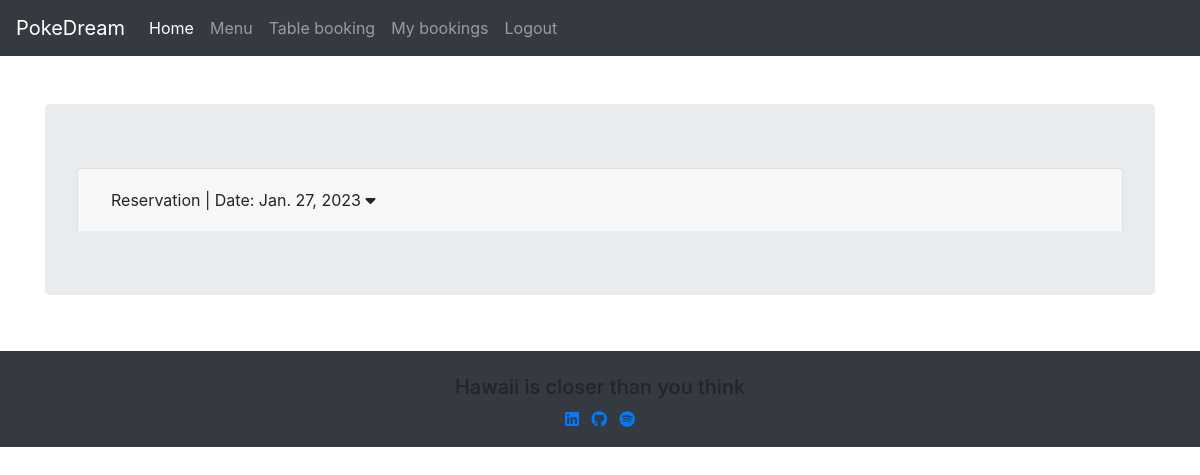
The page /mybookings (signed in) on the database as committed earlier.
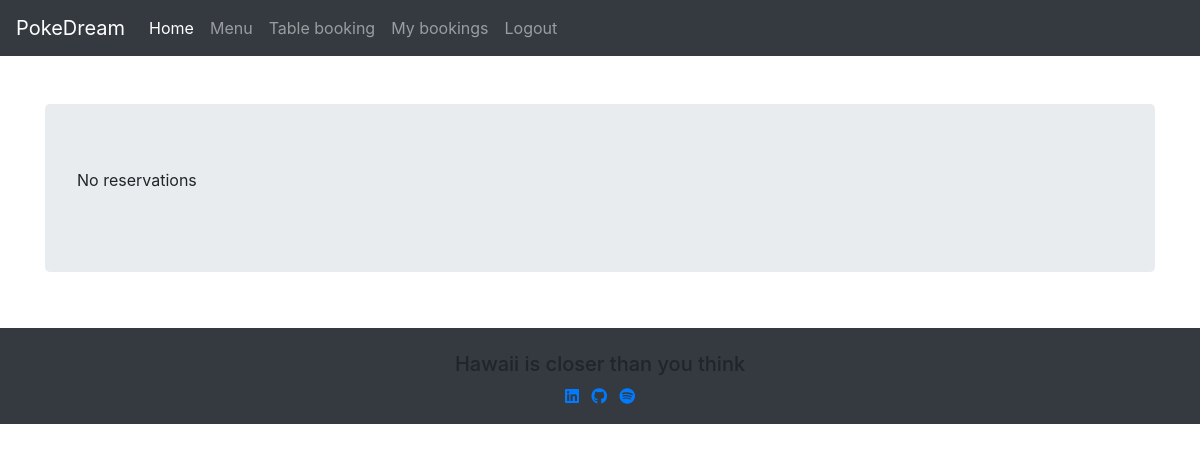
The same page on the database as committed later.
### book_table/models.py (models this page shows, shortened)
class Reservation(models.Model):
    time_services = [
        (datetime.time(13, 0, 0), "13:00"),
        (datetime.time(15, 0, 0), '15:00'),
        (datetime.time(20, 0, 0), '20:00'),
        (datetime.time(22, 0, 0), '22:00')]
    client = models.ForeignKey(User, on_delete=models.CASCADE, related_name='restaurant_booking')
    table = models.ForeignKey(Table, on_delete=models.CASCADE)
    date = models.DateField(null=False, blank=False)
    time = models.TimeField(null=False, blank=False, choices=time_services)
    class Meta:
        unique_together = ["table", "date", "time"]

### book_table/views.py (the view)
# urls.py: path('mybookings', views.mybooking_view, name='mybookings'),
def mybooking_view(request):
    try:
        reservations = get_list_or_404(Reservation, client = request.user)
    except:
        reservations = None
    form = ReservationForm()
    context = {
        'reservations': reservations,
    }
    return render(request, 'mybooking.html', context)

### book_table/templates/mybooking.html (shortened to what this page needs)
{% extends "base.html" %}
{% block content %}
<div class="container">
  <div class="row">
    <div class="col mt-5 ">
      <div class="jumbotron">
        {% for reservation in reservations%}
        <div class="accordion" id="accordionExample">
          <div class="card">
            <div class="card-header" id="headingOne">
              <h2 class="mb-0">
                <button class="btn btn-block text-left" type="button" data-toggle="collapse"
                  data-target="#collapse{{ forloop.counter }}" aria-expanded="true" aria-controls="collapseOne">
                  Reservation | Date: {{reservation.date}}
                  <i class="fas fa-caret-down"></i>
                </button>
              </h2>
            </div>
          </div>
          {% empty %}
          <p>No reservations</p>
          {% endfor %}
        </div>
      </div>
    </div>
  </div>
</div>
{%endblock%}

Rows that differ between the two databases and show on the page:
removed Reservation: date "Jan. 27, 2023"
Other text that changed with them:
text now shown: "No reservations"
